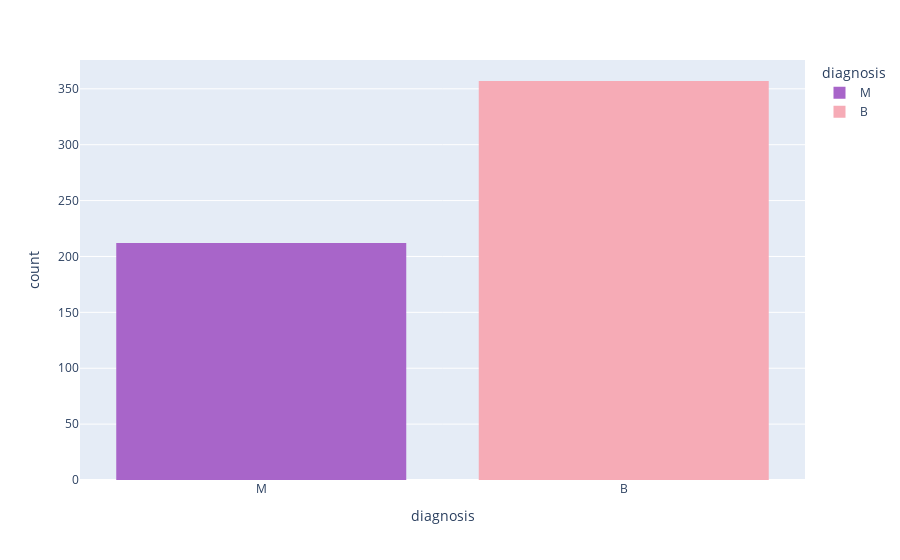

The code cell stored with this chart in its notebook:
### Code cell
px.histogram(data_frame=df, x='diagnosis', color='diagnosis',color_discrete_sequence=['#A865C9','#f6abb6'])

### Figure 1 — Plotly figure (JSON) as saved in the notebook; plotly's stock layout.template omitted (floating-point values rounded to 4 significant figures; data arrays with more than 128 entries replaced by an {"elided": "..."} marker saying what was removed)
{"data": [{"alignmentgroup": "True", "bingroup": "x", "hovertemplate": "diagnosis=%{x}<br>count=%{y}<extra></extra>", "legendgroup": "M", "marker": {"color": "#A865C9", "pattern": {"shape": ""}}, "name": "M", "offsetgroup": "M", "orientation": "v", "showlegend": true, "type": "histogram", "x": {"elided": "212 str values"}, "xaxis": "x", "yaxis": "y"}, {"alignmentgroup": "True", "bingroup": "x", "hovertemplate": "diagnosis=%{x}<br>count=%{y}<extra></extra>", "legendgroup": "B", "marker": {"color": "#f6abb6", "pattern": {"shape": ""}}, "name": "B", "offsetgroup": "B", "orientation": "v", "showlegend": true, "type": "histogram", "x": {"elided": "357 str values"}, "xaxis": "x", "yaxis": "y"}], "layout": {"barmode": "relative", "legend": {"title": {"text": "diagnosis"}, "tracegroupgap": 0}, "margin": {"t": 60}, "xaxis": {"anchor": "y", "categoryarray": ["M", "B"], "categoryorder": "array", "domain": [0, 1], "title": {"text": "diagnosis"}}, "yaxis": {"anchor": "x", "domain": [0, 1], "title": {"text": "count"}}}}
